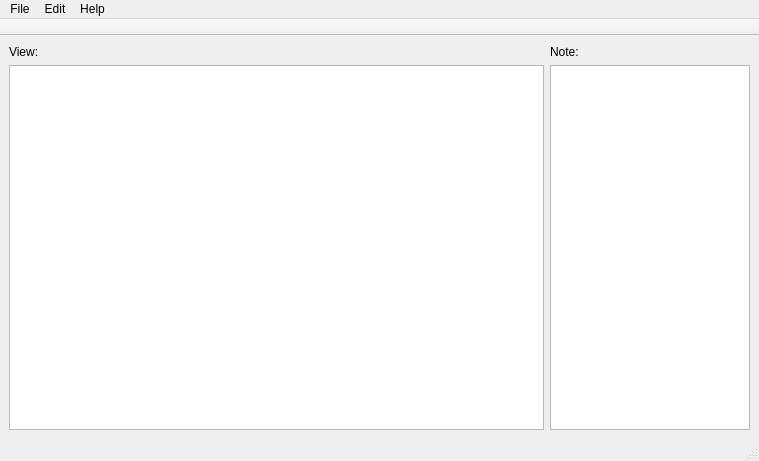
<?xml version="1.0" encoding="UTF-8"?>
<ui version="4.0">
 <class>MainWindow</class>
 <widget class="QMainWindow" name="MainWindow">
  <property name="geometry">
   <rect>
    <x>0</x>
    <y>0</y>
    <width>759</width>
    <height>461</height>
   </rect>
  </property>
  <property name="windowTitle">
   <string>MainWindow</string>
  </property>
  <widget class="QWidget" name="centralwidget">
   <layout class="QGridLayout" name="gridLayout">
    <item row="0" column="0">
     <widget class="QFrame" name="frame">
      <layout class="QGridLayout" name="gridLayout_3">
       <property name="margin">
        <number>0</number>
       </property>
       <item row="0" column="0">
        <widget class="QLabel" name="view_lbl">
         <property name="text">
          <string>View:</string>
         </property>
        </widget>
       </item>
       <item row="1" column="1" alignment="Qt::AlignRight">
        <widget class="QPlainTextEdit" name="note_ptxt">
         <property name="maximumSize">
          <size>
           <width>200</width>
           <height>16777215</height>
          </size>
         </property>
        </widget>
       </item>
       <item row="0" column="1">
        <widget class="QLabel" name="note_lbl">
         <property name="text">
          <string>Note:</string>
         </property>
        </widget>
       </item>
       <item row="1" column="0">
        <widget class="QGraphicsView" name="ui_image_view"/>
       </item>
      </layout>
     </widget>
    </item>
   </layout>
  </widget>
  <widget class="QMenuBar" name="menubar">
   <property name="geometry">
    <rect>
     <x>0</x>
     <y>0</y>
     <width>759</width>
     <height>21</height>
    </rect>
   </property>
   <widget class="QMenu" name="menuHelp">
    <property name="title">
     <string>Help</string>
    </property>
    <addaction name="tutorial_act"/>
    <addaction name="about_act"/>
   </widget>
   <widget class="QMenu" name="menuFile">
    <property name="title">
     <string>File</string>
    </property>
    <addaction name="new_snap_act"/>
    <addaction name="save_act"/>
    <addaction name="separator"/>
    <addaction name="exit_act"/>
   </widget>
   <widget class="QMenu" name="menuEdit">
    <property name="title">
     <string>Edit</string>
    </property>
    <addaction name="copy_path_act"/>
    <addaction name="separator"/>
    <addaction name="draw_act"/>
    <addaction name="preview_act"/>
   </widget>
   <addaction name="menuFile"/>
   <addaction name="menuEdit"/>
   <addaction name="menuHelp"/>
  </widget>
  <widget class="QStatusBar" name="statusbar"/>
  <widget class="QToolBar" name="ui_main_tools">
   <property name="windowTitle">
    <string>toolBar</string>
   </property>
   <property name="movable">
    <bool>false</bool>
   </property>
   <attribute name="toolBarArea">
    <enum>TopToolBarArea</enum>
   </attribute>
   <attribute name="toolBarBreak">
    <bool>false</bool>
   </attribute>
  </widget>
  <action name="tutorial_act">
   <property name="text">
    <string>Tutorials</string>
   </property>
  </action>
  <action name="about_act">
   <property name="icon">
    <iconset>
     <normaloff>../../../../Pictures/Cat.JPG</normaloff>../../../../Pictures/Cat.JPG</iconset>
   </property>
   <property name="text">
    <string>About</string>
   </property>
  </action>
  <action name="new_snap_act">
   <property name="text">
    <string>New Snap</string>
   </property>
  </action>
  <action name="save_act">
   <property name="text">
    <string>Save</string>
   </property>
  </action>
  <action name="exit_act">
   <property name="text">
    <string>Exit</string>
   </property>
  </action>
  <action name="preview_act">
   <property name="text">
    <string>Preview</string>
   </property>
  </action>
  <action name="copy_path_act">
   <property name="text">
    <string>Copy Path</string>
   </property>
  </action>
  <action name="draw_act">
   <property name="text">
    <string>Draw</string>
   </property>
  </action>
 </widget>
 <resources/>
 <connections/>
</ui>
